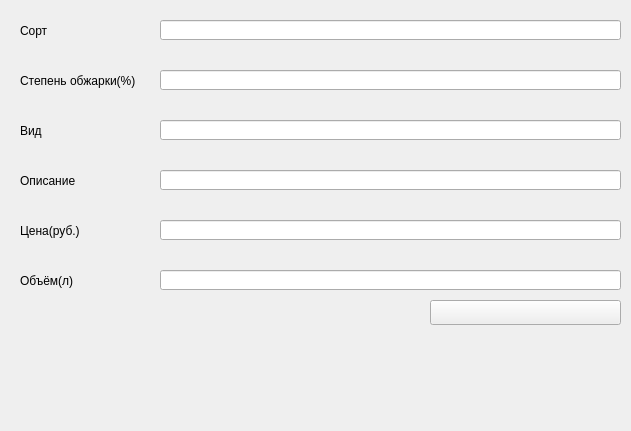
<?xml version="1.0" encoding="UTF-8"?>
<ui version="4.0">
 <class>Form</class>
 <widget class="QWidget" name="Form">
  <property name="geometry">
   <rect>
    <x>0</x>
    <y>0</y>
    <width>631</width>
    <height>431</height>
   </rect>
  </property>
  <property name="windowTitle">
   <string>Form</string>
  </property>
  <widget class="QLabel" name="label">
   <property name="geometry">
    <rect>
     <x>20</x>
     <y>20</y>
     <width>111</width>
     <height>21</height>
    </rect>
   </property>
   <property name="text">
    <string>Сорт</string>
   </property>
  </widget>
  <widget class="QLineEdit" name="name">
   <property name="geometry">
    <rect>
     <x>160</x>
     <y>20</y>
     <width>461</width>
     <height>20</height>
    </rect>
   </property>
  </widget>
  <widget class="QLabel" name="label_2">
   <property name="geometry">
    <rect>
     <x>20</x>
     <y>70</y>
     <width>131</width>
     <height>21</height>
    </rect>
   </property>
   <property name="text">
    <string>Степень обжарки(%)</string>
   </property>
  </widget>
  <widget class="QLineEdit" name="percent">
   <property name="geometry">
    <rect>
     <x>160</x>
     <y>70</y>
     <width>461</width>
     <height>20</height>
    </rect>
   </property>
  </widget>
  <widget class="QLabel" name="label_3">
   <property name="geometry">
    <rect>
     <x>20</x>
     <y>120</y>
     <width>131</width>
     <height>21</height>
    </rect>
   </property>
   <property name="text">
    <string>Вид</string>
   </property>
  </widget>
  <widget class="QLineEdit" name="type">
   <property name="geometry">
    <rect>
     <x>160</x>
     <y>120</y>
     <width>461</width>
     <height>20</height>
    </rect>
   </property>
  </widget>
  <widget class="QLabel" name="label_4">
   <property name="geometry">
    <rect>
     <x>20</x>
     <y>170</y>
     <width>131</width>
     <height>21</height>
    </rect>
   </property>
   <property name="text">
    <string>Описание</string>
   </property>
  </widget>
  <widget class="QLineEdit" name="desc">
   <property name="geometry">
    <rect>
     <x>160</x>
     <y>170</y>
     <width>461</width>
     <height>20</height>
    </rect>
   </property>
  </widget>
  <widget class="QLabel" name="label_5">
   <property name="geometry">
    <rect>
     <x>20</x>
     <y>220</y>
     <width>131</width>
     <height>21</height>
    </rect>
   </property>
   <property name="text">
    <string>Цена(руб.)</string>
   </property>
  </widget>
  <widget class="QLineEdit" name="price">
   <property name="geometry">
    <rect>
     <x>160</x>
     <y>220</y>
     <width>461</width>
     <height>20</height>
    </rect>
   </property>
  </widget>
  <widget class="QLabel" name="label_6">
   <property name="geometry">
    <rect>
     <x>20</x>
     <y>270</y>
     <width>131</width>
     <height>21</height>
    </rect>
   </property>
   <property name="text">
    <string>Объём(л)</string>
   </property>
  </widget>
  <widget class="QLineEdit" name="volume">
   <property name="geometry">
    <rect>
     <x>160</x>
     <y>270</y>
     <width>461</width>
     <height>20</height>
    </rect>
   </property>
  </widget>
  <widget class="QPushButton" name="save">
   <property name="geometry">
    <rect>
     <x>430</x>
     <y>300</y>
     <width>191</width>
     <height>25</height>
    </rect>
   </property>
   <property name="text">
    <string/>
   </property>
  </widget>
 </widget>
 <resources/>
 <connections/>
</ui>
